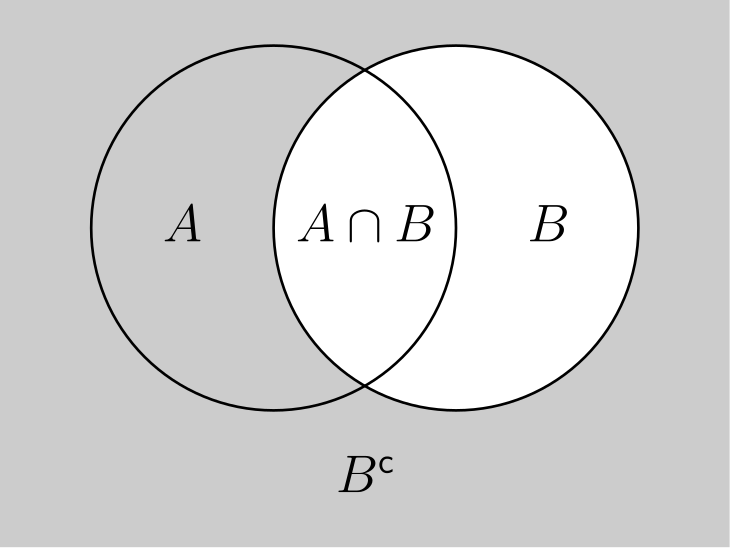

The Python source for this figure:
import numpy as np, matplotlib.pyplot as plt, matplotlib.transforms as transforms
from matplotlib import rcParams
from pathlib import Path

rcParams['font.family'] = 'Computer Modern'
rcParams['text.usetex'] = True
rcParams['text.latex.preamble'] = r'\usepackage{amsmath}'

fig = plt.figure(figsize=(8, 6))
ax = fig.add_subplot()
ax.set_aspect('equal')
ax.axis('off')
ax.set_xlim(-8, 8)
ax.set_ylim(-6, 6)

fig.patch.set_facecolor((0.8, 0.8, 0.8))

ax.add_patch(plt.Circle(
    xy=(2, 1),
    radius=4,
    facecolor='white',
    edgecolor='black',
    linewidth=2
))
ax.add_patch(plt.Circle(
    xy=(-2, 1),
    radius=4,
    facecolor='None',
    edgecolor='black',
    linewidth=2
))

ax.annotate(
    xy=(0, 1),
    text=r'$A \cap B$',
    fontsize=40,
    va='center',
    ha='center'
)

ax.annotate(
    xy=(-4, 1),
    text='$A$',
    fontsize=40,
    va='center',
    ha='center'
)

ax.annotate(
    xy=(4, 1),
    text='$B$',
    fontsize=40,
    va='center',
    ha='center'
)

ax.annotate(
    xy=(0, -4.5),
    text=r'$B^{\mathsf{c}}$',
    fontsize=40,
    va='center',
    ha='center'
)

plt.tight_layout()

plt.savefig(Path(__file__).with_suffix('.svg'), format="svg", bbox_inches="tight", pad_inches=0)
